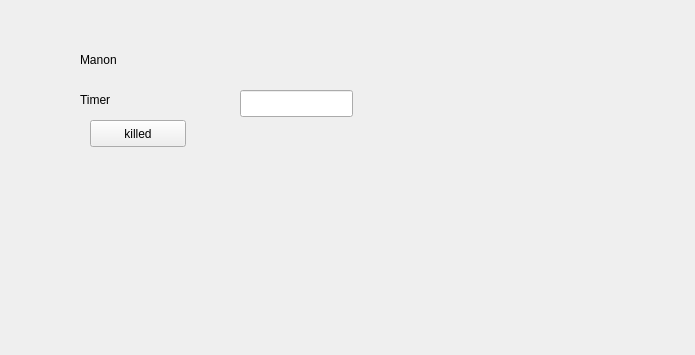
<?xml version="1.0" encoding="UTF-8"?>
<ui version="4.0">
 <class>Main</class>
 <widget class="QMainWindow" name="Main">
  <property name="geometry">
   <rect>
    <x>0</x>
    <y>0</y>
    <width>695</width>
    <height>355</height>
   </rect>
  </property>
  <property name="windowTitle">
   <string>Main</string>
  </property>
  <widget class="QWidget" name="centralwidget">
   <widget class="QLabel" name="label">
    <property name="geometry">
     <rect>
      <x>80</x>
      <y>50</y>
      <width>70</width>
      <height>19</height>
     </rect>
    </property>
    <property name="text">
     <string>Manon</string>
    </property>
   </widget>
   <widget class="QLabel" name="label_2">
    <property name="geometry">
     <rect>
      <x>80</x>
      <y>90</y>
      <width>70</width>
      <height>19</height>
     </rect>
    </property>
    <property name="text">
     <string>Timer</string>
    </property>
   </widget>
   <widget class="QPushButton" name="pushButton">
    <property name="geometry">
     <rect>
      <x>90</x>
      <y>120</y>
      <width>96</width>
      <height>27</height>
     </rect>
    </property>
    <property name="text">
     <string>killed</string>
    </property>
   </widget>
   <widget class="QLineEdit" name="lineEdit">
    <property name="geometry">
     <rect>
      <x>240</x>
      <y>90</y>
      <width>113</width>
      <height>27</height>
     </rect>
    </property>
    <property name="readOnly">
     <bool>true</bool>
    </property>
   </widget>
  </widget>
 </widget>
 <resources/>
 <connections/>
</ui>
